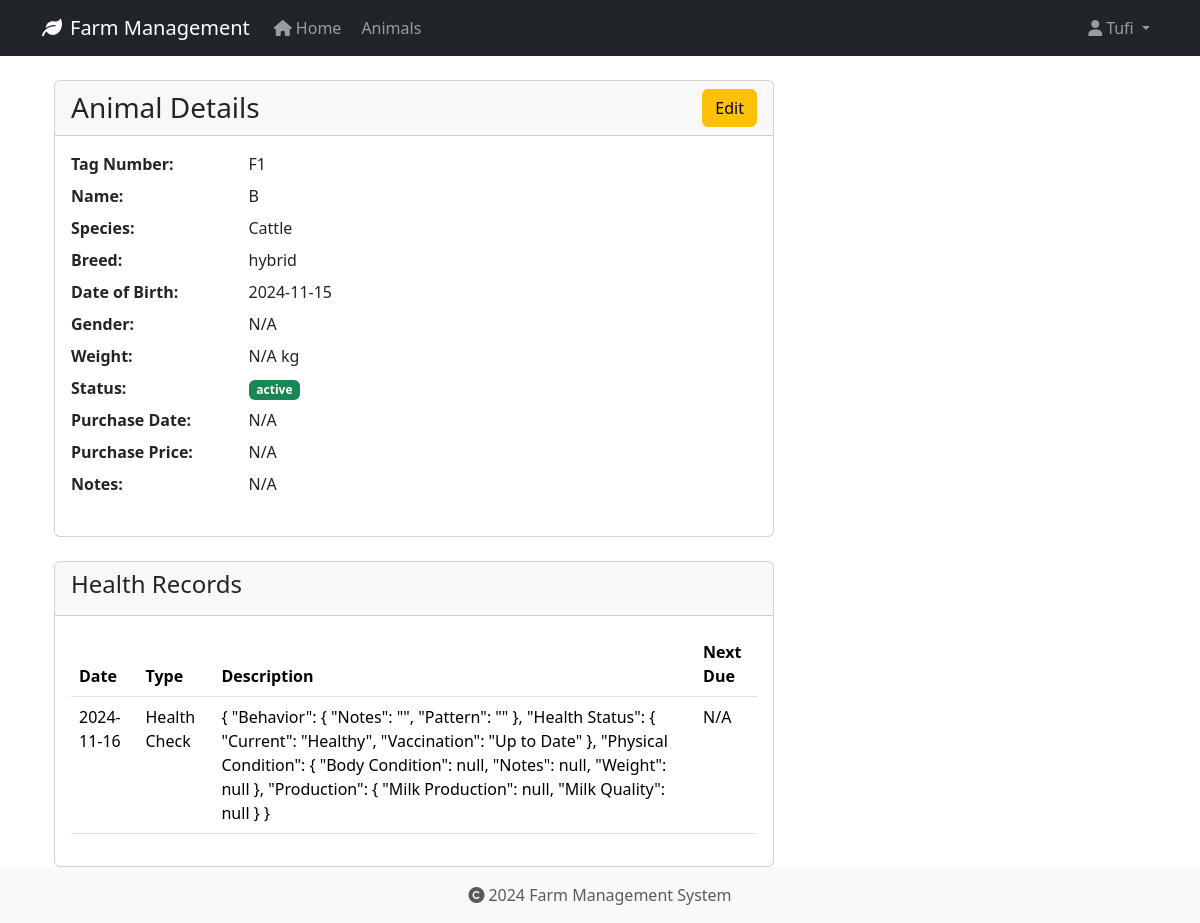
Screenshot of /animals/3 (signed in) with the database file from the repository.
### app/models/user.py (models this page shows, shortened)
class User(UserMixin, db.Model):
    id = db.Column(db.Integer, primary_key=True)
    username = db.Column(db.String(80), unique=True, nullable=False)
    email = db.Column(db.String(120), unique=True, nullable=False)
    password_hash = db.Column(db.String(128))
    role = db.Column(db.String(20), default='user')
    created_at = db.Column(db.DateTime, default=datetime.utcnow)
    last_login = db.Column(db.DateTime)
    is_active = db.Column(db.Boolean, default=True)
    first_name = db.Column(db.String(50))
    last_name = db.Column(db.String(50))
    reset_token = db.Column(db.String(100), unique=True)  # Store password reset token
    reset_token_expiration = db.Column(db.DateTime)       # Store token expiration time

### app/models/animal.py (models this page shows, shortened)
class Animal(db.Model):
    id = db.Column(db.Integer, primary_key=True)
    tag_number = db.Column(db.String(50), unique=True, nullable=False, index=True)
    name = db.Column(db.String(100), nullable=True)  # Explicitly mark as nullable
    species = db.Column(db.String(50), nullable=False, index=True)
    breed = db.Column(db.String(50), nullable=True)
    date_of_birth = db.Column(db.Date, nullable=True)
    gender = db.Column(db.String(20), nullable=True)
    weight = db.Column(db.Float, nullable=True)
    status = db.Column(db.String(20), default='active', nullable=False)
    purchase_date = db.Column(db.Date, nullable=True)
    purchase_price = db.Column(db.Float, nullable=True)
    notes = db.Column(db.Text, nullable=True)
    created_at = db.Column(db.DateTime, default=datetime.utcnow, nullable=False)
    updated_at = db.Column(db.DateTime, default=datetime.utcnow, onupdate=datetime.utcnow, nullable=False)
    wool_type = db.Column(db.String(50), nullable=True)
    last_shearing = db.Column(db.Date, nullable=True)
    fleece_weight = db.Column(db.Float, nullable=True)
    wool_grade = db.Column(db.String(20), nullable=True)
    lambing_status = db.Column(db.String(50), nullable=True)
    lambing_date = db.Column(db.Date, nullable=True)
    milk_production = db.Column(db.Float, nullable=True)
    last_milking = db.Column(db.Date, nullable=True)  # Changed from DateTime to Date
    milk_quality = db.Column(db.String(20), nullable=True)
    calving_status = db.Column(db.String(50), nullable=True)
    calving_date = db.Column(db.Date, nullable=True)
    milk_fat_content = db.Column(db.Float, nullable=True)
    egg_production = db.Column(db.Integer, nullable=True)
    egg_color = db.Column(db.String(20), nullable=True)
    comb_type = db.Column(db.String(20), nullable=True)
    laying_status = db.Column(db.String(20), nullable=True)
    last_laying_date = db.Column(db.Date, nullable=True)
    egg_size = db.Column(db.String(20), nullable=True)
    category = db.Column(db.String(50), nullable=True)
    special_needs = db.Column(db.Text, nullable=True)
    diet_requirements = db.Column(db.Text, nullable=True)
    habitat = db.Column(db.String(100), nullable=True)
    health_records = db.relationship('HealthRecord', backref='animal', lazy=True, cascade='all, delete-orphan')

class HealthRecord(db.Model):
    id = db.Column(db.Integer, primary_key=True)
    animal_id = db.Column(db.Integer, db.ForeignKey('animal.id', ondelete='CASCADE'), nullable=False)
    record_type = db.Column(db.String(50), nullable=False)  # Made nullable=False
    date = db.Column(db.Date, nullable=False)
    description = db.Column(db.Text, nullable=True)
    treatment = db.Column(db.Text, nullable=True)
    cost = db.Column(db.Float, nullable=True)
    next_due_date = db.Column(db.Date, nullable=True)
    created_at = db.Column(db.DateTime, default=datetime.utcnow, nullable=False)
    created_by_id = db.Column(db.Integer, db.ForeignKey('user.id', ondelete='SET NULL'), nullable=True)

### app/routes/animals.py (the view)
@bp.route('/<int:id>')
@login_required
def view(id):
    animal = Animal.query.get_or_404(id)
    return render_template('animals/view.html', animal=animal)

### app/models/user.py (called while the page is built)
@login_manager.user_loader
def load_user(user_id):
    return User.query.get(int(user_id))

### app/templates/animals/view.html (shortened to what this page needs)
{% extends "base.html" %}
{% block content %}
<div class="container">
    <div class="row">
        <div class="col-md-8">
            <div class="card">
                <div class="card-header">
                    <div class="d-flex justify-content-between align-items-center">
                        <h3 class="card-title mb-0">Animal Details</h3>
                        <a href="{{ url_for('animals.edit', id=animal.id) }}" class="btn btn-warning">Edit</a>
                    </div>
                </div>
                <div class="card-body">
                    <dl class="row">
                        <dt class="col-sm-3">Tag Number:</dt>
                        <dd class="col-sm-9">{{ animal.tag_number }}</dd>
                        <dt class="col-sm-3">Name:</dt>
                        <dd class="col-sm-9">{{ animal.name or 'N/A' }}</dd>
                        <dt class="col-sm-3">Species:</dt>
                        <dd class="col-sm-9">{{ animal.species }}</dd>
                        <dt class="col-sm-3">Breed:</dt>
                        <dd class="col-sm-9">{{ animal.breed or 'N/A' }}</dd>
                        <dt class="col-sm-3">Date of Birth:</dt>
                        <dd class="col-sm-9">{{ animal.date_of_birth.strftime('%Y-%m-%d') if animal.date_of_birth else 'N/A' }}</dd>
                        <dt class="col-sm-3">Gender:</dt>
                        <dd class="col-sm-9">{{ animal.gender or 'N/A' }}</dd>
                        <dt class="col-sm-3">Weight:</dt>
                        <dd class="col-sm-9">{{ animal.weight|round(2) if animal.weight else 'N/A' }} kg</dd>
                        <dt class="col-sm-3">Status:</dt>
                        <dd class="col-sm-9">
                            <span class="badge {% if animal.status == 'active' %}bg-success{% else %}bg-secondary{% endif %}">
                                {{ animal.status }}
                            </span>
                        </dd>
                        <dt class="col-sm-3">Purchase Date:</dt>
                        <dd class="col-sm-9">{{ animal.purchase_date.strftime('%Y-%m-%d') if animal.purchase_date else 'N/A' }}</dd>
                        <dt class="col-sm-3">Purchase Price:</dt>
                        <dd class="col-sm-9">{{ animal.purchase_price|round(2) if animal.purchase_price else 'N/A' }}</dd>
                        <dt class="col-sm-3">Notes:</dt>
                        <dd class="col-sm-9">{{ animal.notes or 'N/A' }}</dd>
                    </dl>
                </div>
            </div>
            <div class="card mt-4">
                <div class="card-header">
                    <h4>Health Records</h4>
                </div>
                <div class="card-body">
                    {% if animal.health_records %}
                        <table class="table">
                            <thead>
                                <tr>
                                    <th>Date</th>
                                    <th>Type</th>
                                    <th>Description</th>
                                    <th>Next Due</th>
                                </tr>
                            </thead>
                            <tbody>
                                {% for record in animal.health_records %}
                                <tr>
                                    <td>{{ record.date.strftime('%Y-%m-%d') }}</td>
                                    <td>{{ record.record_type }}</td>
                                    <td>{{ record.description }}</td>
                                    <td>{{ record.next_due_date.strftime('%Y-%m-%d') if record.next_due_date else 'N/A' }}</td>
                                </tr>
                                {% endfor %}
                            </tbody>
                        </table>
                    {% else %}
                        <p>No health records found.</p>
                    {% endif %}
                </div>
            </div>
        </div>
    </div>
</div>
{% endblock %}

### app/templates/base.html (shortened to what this page needs)
<!DOCTYPE html>
<html lang="en">
<head>
    <link rel="stylesheet" href="https://cdn.jsdelivr.net/npm/bootstrap@5.3.2/dist/css/bootstrap.min.css">
    <link rel="stylesheet" href="https://cdnjs.cloudflare.com/ajax/libs/font-awesome/6.0.0/css/all.min.css">
    <link rel="stylesheet" href="{{ url_for('static', filename='css/main.css') }}">
</head>
<body>
    <nav class="navbar navbar-expand-lg navbar-dark bg-dark">
        <div class="container">
            <a class="navbar-brand" href="{{ url_for('main.index') }}">
                <i class="fas fa-leaf me-2"></i>Farm Management
            </a>
            <div class="collapse navbar-collapse" id="navbarNav">
                <ul class="navbar-nav">
                    <li class="nav-item">
                        <a class="nav-link" href="{{ url_for('main.index') }}">
                            <i class="fas fa-home me-1"></i>Home
                        </a>
                    </li>
                    <li class="nav-item">
                        <a class="nav-link" href="{{ url_for('animals.index') }}">
                            Animals
                        </a>
                    </li>
                </ul>
                <ul class="navbar-nav ms-auto">
                    {% if current_user.is_authenticated %}
                        <li class="nav-item dropdown">
                            <a class="nav-link dropdown-toggle" href="#" id="userDropdown" role="button" data-bs-toggle="dropdown">
                                <i class="fas fa-user me-1"></i>{{ current_user.username }}
                            </a>
                        </li>
                    {% endif %}
                </ul>
            </div>
        </div>
    </nav>
    <main class="container mt-4">
        {% block content %}
        {% endblock %}
    </main>
    <footer class="footer mt-auto py-3 bg-light">
        <div class="container text-center">
            <span class="text-muted">
                <i class="fas fa-copyright me-1"></i>2024 Farm Management System
            </span>
        </div>
    </footer>
</body>
</html>

### app/static/css/main.css (style rules this page uses)
body { min-height: 100vh; display: flex; flex-direction: column; }
main { flex: 1 0 auto; }
.footer { flex-shrink: 0; }

### rows the page displays
User: username "Tufi"
Animal: tag_number "F1", name "B", species "Cattle", breed "hybrid", date_of_birth "2024-11-15", gender "N/A", weight "N/A", status "active", purchase_date "N/A", purchase_price "N/A", notes "N/A"
HealthRecord: date "2024-11-16", record_type "Health Check", description "{ \"Behavior\": { \"Notes\": \"\", \"Pattern\": \"\" }, \"Health Status\": { \"Current\": \"Healthy\", \"Vaccination\": \"Up to Date\" }, \"Physical Condition\": { \"Body Condition\": null, \"Notes\": null, \"Weight\": null }, \"Production\": { \"Milk Production\": null, \"Milk Quality\": null } }", next_due_date "N/A"
